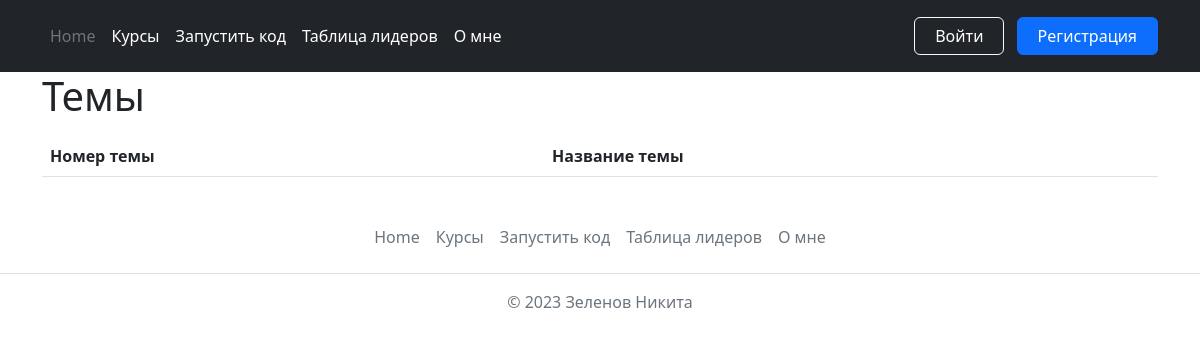
/courses, run on an earlier commit of the app's database.
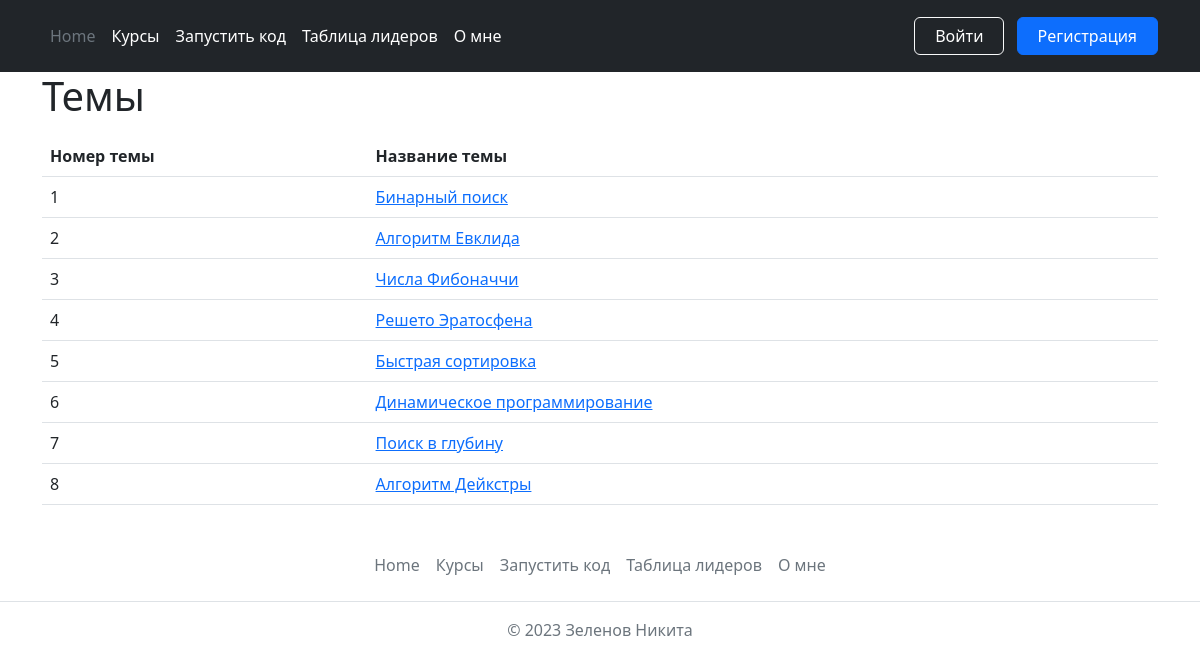
And on a later commit of the database.
### data/topics.py (models this page shows)
class Topic(SqlAlchemyBase):
    __tablename__ = 'topics'
    id = sqlalchemy.Column(sqlalchemy.Integer,
                           primary_key=True, autoincrement=True)
    glob_id = sqlalchemy.Column(sqlalchemy.Integer,
                                unique=True)
    topic = sqlalchemy.Column(sqlalchemy.String, nullable=True)
    description = sqlalchemy.Column(sqlalchemy.String, nullable=True)

### routes.py (the view)
@app.route('/courses', methods=['GET', 'POST'])
def courses():
    if request.method == 'POST':
        pass
    data = db_sess.query(topics.Topic).all()
    return render_template('topics.html', cur_user=get_username(request), theme='Темы', title='Все темы', data=data)

### routes.py (called while the page is built)
def account_check(request):
    a = request.cookies.get('session', 0)
    if a:
        res = db_sess.query(users.User).filter(users.User.session == a).all()
        if len(res) == 1:
            return res[0].glob_id
    return False

def get_username(request):
    id = account_check(request)
    username = db_sess.query(users.User.name).filter(users.User.glob_id == id).first()
    if username:
        return username[0]
    else:
        return ''

### templates/topics.html (shortened to what this page needs)
{% extends "base.html" %}
{% block body %}
<div class="container">
    <h1>{{ theme }}</h1>
    <table class="table">
      <thead>
        <tr>
          <th>Номер темы</th>
          <th>Название темы</th>
        </tr>
      </thead>
      <tbody>
        {% for i in range(data|length) %}
        <tr>
          <td>{{ i + 1 }}</td>
          <td><a href="/courses/course?course_id={{ data[i].id }}">{{ data[i].topic }}</a></td>
        </tr>
        {% endfor %}
      </tbody>
    </table>
  </div>
{% endblock %}

### templates/base.html (shortened to what this page needs)
<!DOCTYPE html>
<html>
  <head>
    <link href="https://cdn.jsdelivr.net/npm/bootstrap@5.2.3/dist/css/bootstrap.min.css" rel="stylesheet">
  </head>
  <body>
    <header class="p-3 bg-dark text-white">
        <div class="container">
            <div class="d-flex flex-wrap align-items-center justify-content-center justify-content-lg-start">
                <ul class="nav col-12 col-lg-auto me-lg-auto mb-2 justify-content-center mb-md-0">
                    <li><a href="/" class="nav-link px-2 text-secondary">Home</a></li>
                    <li><a href="/courses" class="nav-link px-2 text-white">Курсы</a></li>
                    <li><a href="/run_code" class="nav-link px-2 text-white">Запустить код</a></li>
                    <li><a href="/leaderboard" class="nav-link px-2 text-white">Таблица лидеров</a></li>
                    <li><a href="/about" class="nav-link px-2 text-white">О мне</a></li>
                </ul>
                {% if not cur_user %}
                <div class="text-end">
                    <button type="button" class="btn btn-outline-light me-2"><a href="/login" class="nav-link px-2 text-white">Войти</a></button>
                    <button type="button" class="btn btn-primary"><a href="/signup" class="nav-link px-2 text-white">Регистрация</a></button>
                </div>
                {% else %}
                <a href="/profile" class="btn btn-primary">
                    <span class="glyphicon glyphicon-user"></span>
                    {{ cur_user }}
                  </a>
                {% endif %}
            </div>
        </div>
    </header>
    {% block body %}{% endblock %}
    <footer class="py-3 my-4">
        <ul class="nav justify-content-center border-bottom pb-3 mb-3">
        <li class="nav-item"><a href="/" class="nav-link px-2 text-muted">Home</a></li>
        <li class="nav-item"><a href="/courses" class="nav-link px-2 text-muted">Курсы</a></li>
        <li class="nav-item"><a href="/run_code" class="nav-link px-2 text-muted">Запустить код</a></li>
        <li class="nav-item"><a href="/leaderboard" class="nav-link px-2 text-muted">Таблица лидеров</a></li>
        <li class="nav-item"><a href="/about" class="nav-link px-2 text-muted">О мне</a></li>
        </ul>
        <p class="text-center text-muted">© 2023 Зеленов Никита</p>
    </footer>
</body>

What changed in the data, as far as the page shows it:
added Topic: topic "Бинарный поиск"
added Topic: topic "Алгоритм Евклида"
added Topic: topic "Числа Фибоначчи"
added Topic: topic "Решето Эратосфена"
added Topic: topic "Быстрая сортировка"
added Topic: topic "Динамическое программирование"
added Topic: topic "Поиск в глубину"
added Topic: topic "Алгоритм Дейкстры"
Also different on the page:
new list line: "1"
new list line: "2"
new list line: "3"
new list line: "4"
new list line: "5"
new list line: "6"
new list line: "7"
new list line: "8"
